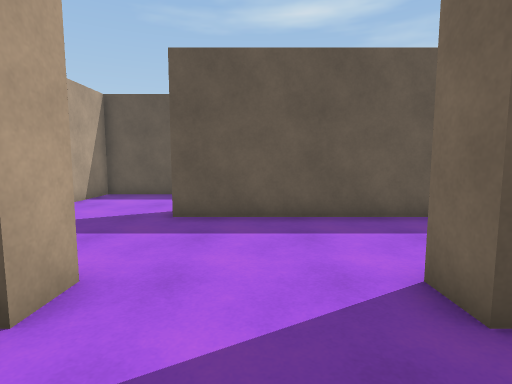
view 1 (above)

24 first-person views from a walk through a 3-D level made in the Unity game engine. The camera is 1.4 m above the floor, tilts 6° down and sees 80° across. The floor is counted in squares, 1 m on a side. Each view is taken from the middle of a square. On the plan, view 1 faces up. The plan holds only what a view shows up to about 14 squares ahead; the rest is blank. The place goes on beyond the plan. The player character is not drawn. Door leaves are left out, so doorways stand open. Surface patterns are stand-ins for the level's own textures.

view 2
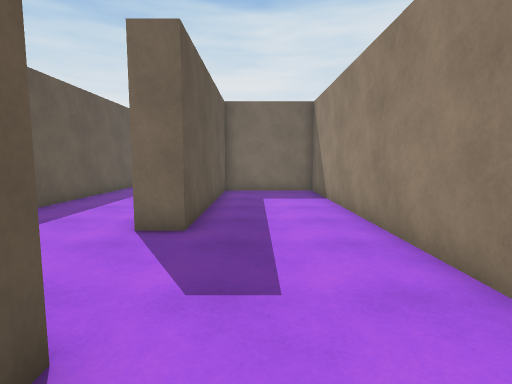

view 3
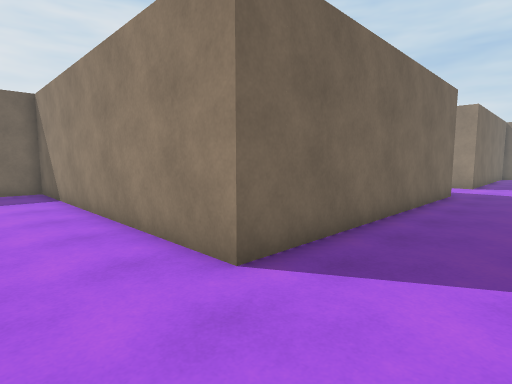

view 4
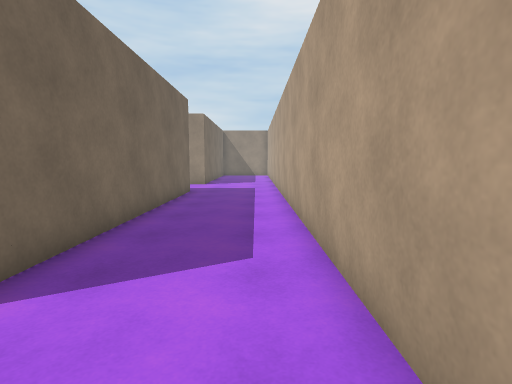

view 5
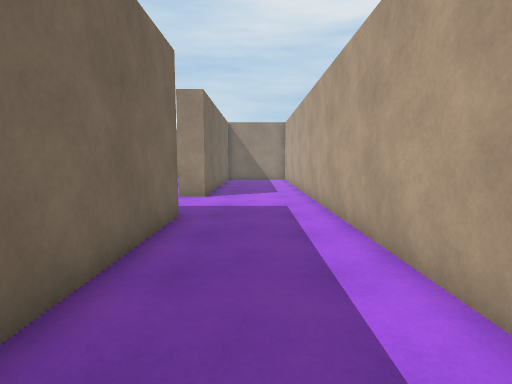

view 6
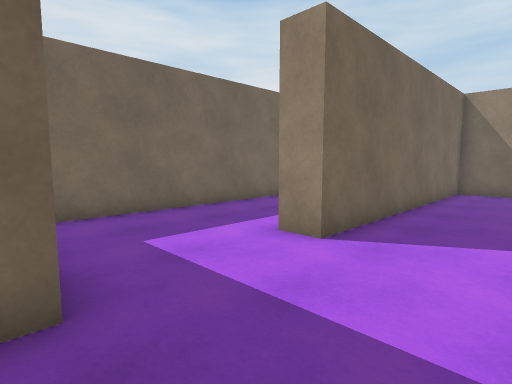

view 7
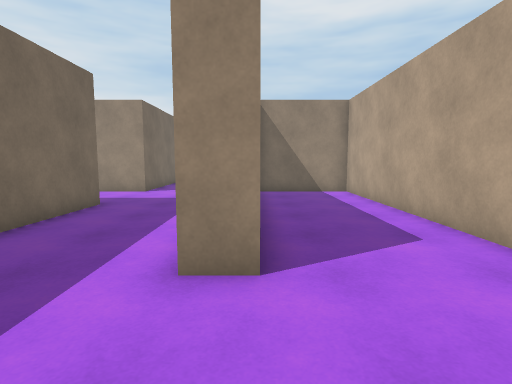

view 8
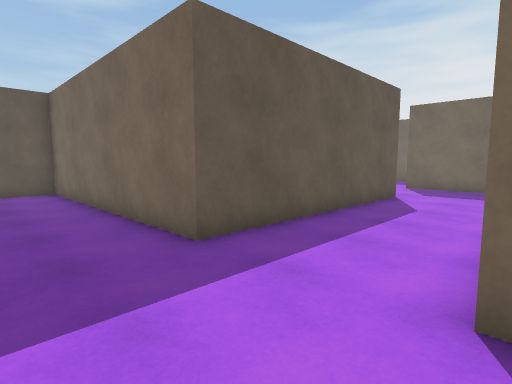

view 9
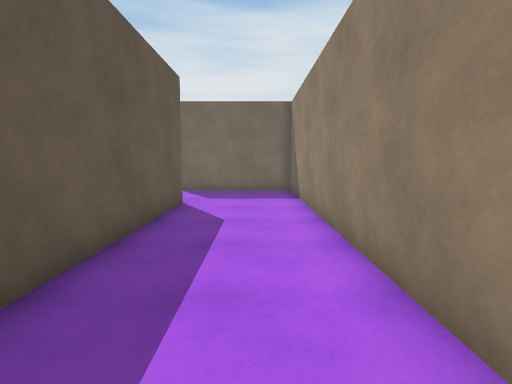

view 10
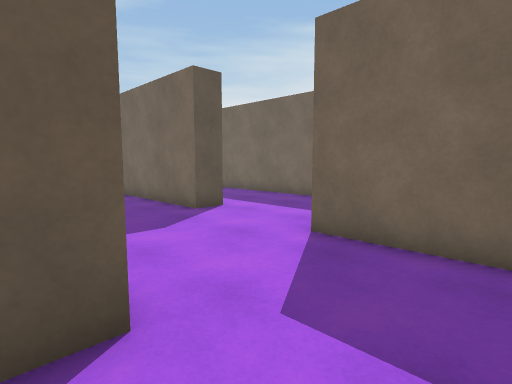

view 11
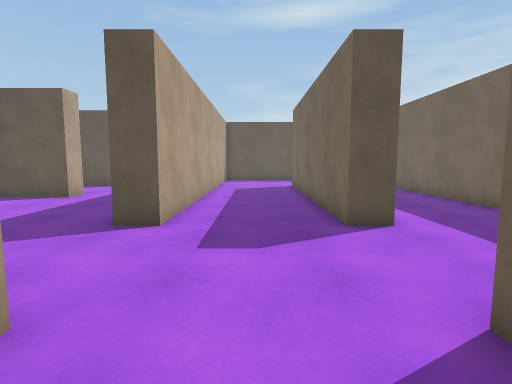

view 12
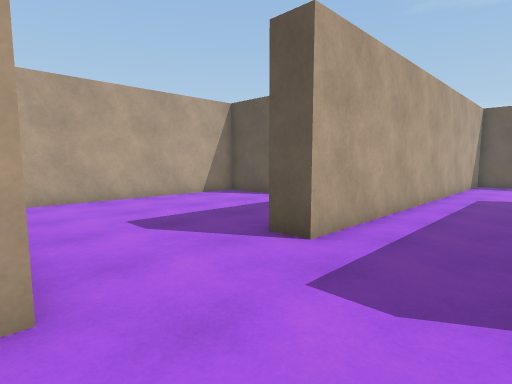

view 13
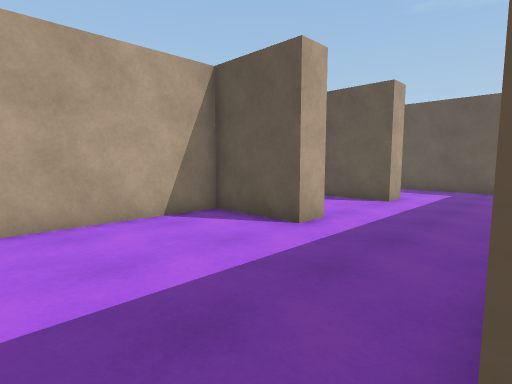

view 14
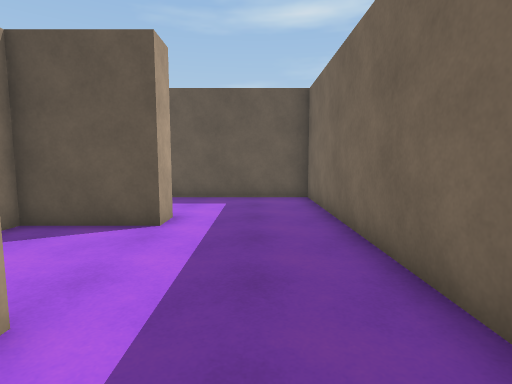

view 15
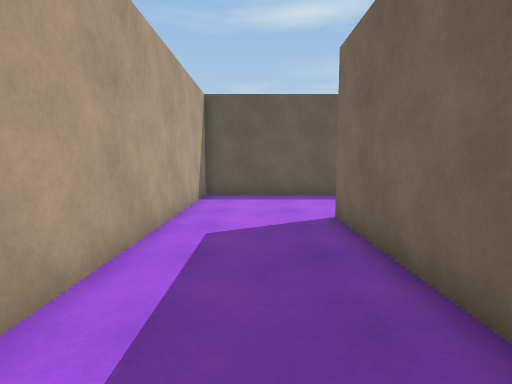

view 16
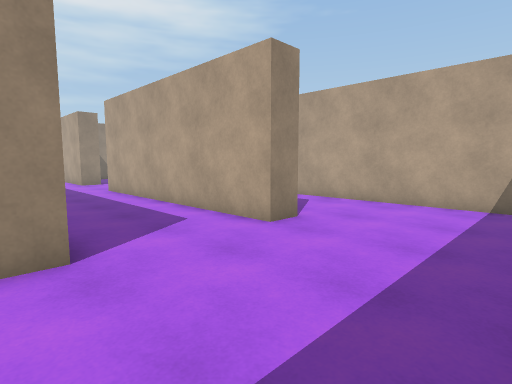

view 17
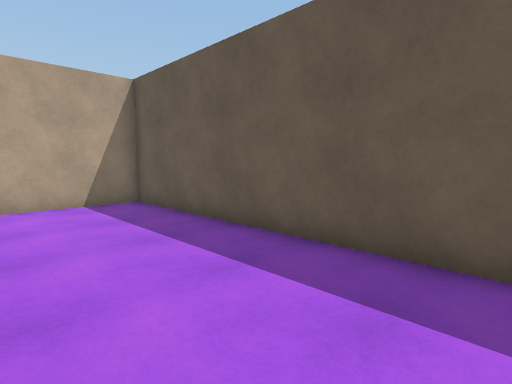

view 18
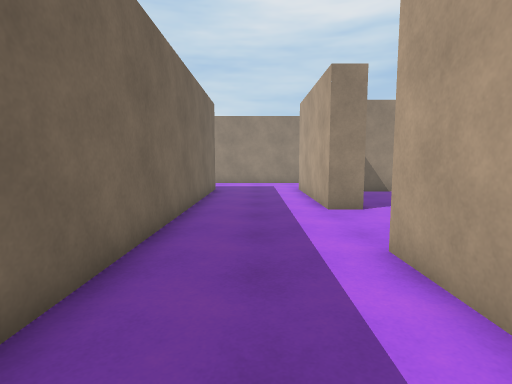

view 19
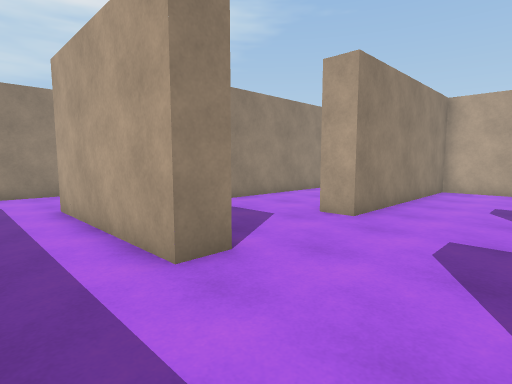

view 20
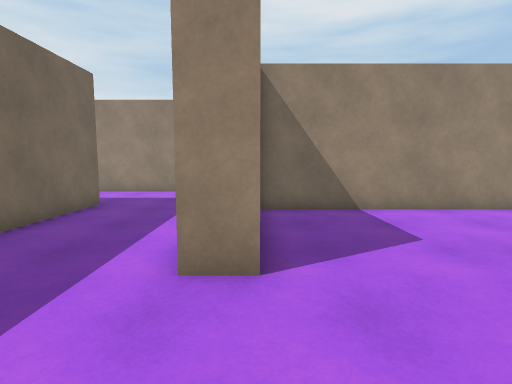

view 21
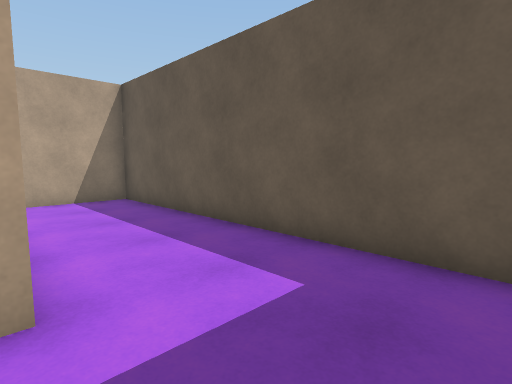

view 22
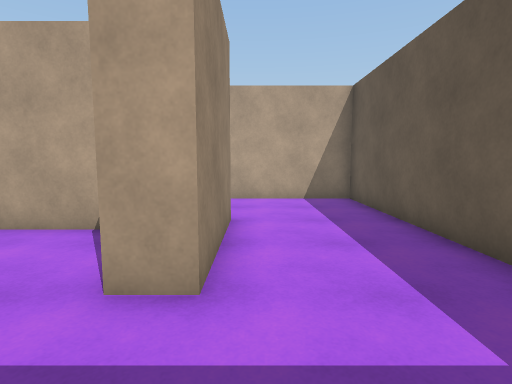

view 23
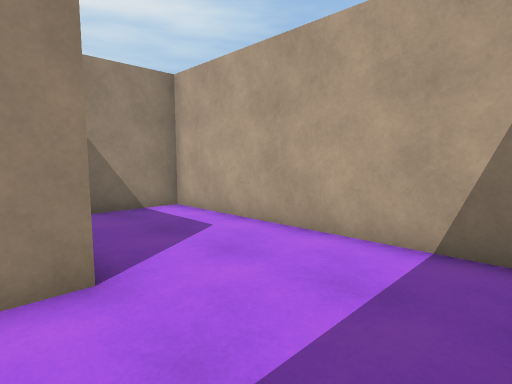

view 24
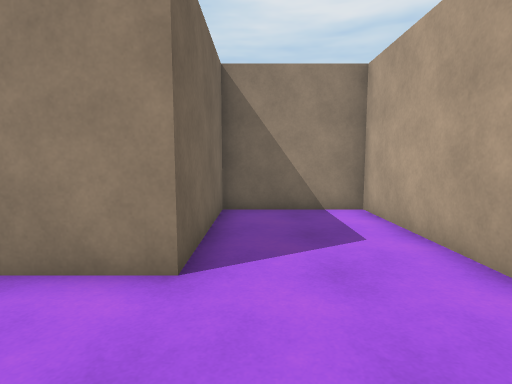

### Floor plan
Points are (right, up) in squares from view 1. A wall is a line through its corners. A room is listed if a view was taken in it or the views show most of it. See-through windows are left out.
Room 1 (views 1, 2, 3, 4, 5, 6, 7, 8, 9, 10, 11, 12, 13, 14, 15, 16, 17, 18, 19, 20, 21, 22, 23, 24)
walls: (7, -11.5) (7, -12.6) (4, -12.6) (4, -21.6) (12, -21.6) (12, -22.6) (2.9, -22.6) (2.9, -12.6) (1.2, -12.6); (11, -11.9) (11, -2.6) (-1.1, -2.6) (-1.1, -11.6) (2.9, -11.6) (2.9, -6.6) (7, -6.6) (7, -7.6) (4, -7.6) (4, -11.2); (16, -7.6) (16.9, -7.6) (16.9, -17.6) (16, -17.6) (16, -7.6); (-2.1, -12.6) (-2.1, -1.6) (9.9, -1.6) (9.9, 2.4) (2, 2.4) (2, 3.5); (20.9, -7.6) (21.8, -7.6); (-2, 3.5) (-2, 2.4) (-2.5, 2.4); (-6.1, -0.1) (-6.1, -26.6) (-2.1, -26.6) (-2.1, -16.6) (-1, -16.6); (10.1, 7.4) (-2.1, 7.4); (21.8, -2.6) (12, -2.6) (12, -17.6) (10.9, -17.6); (2.9, -27) (2.9, -26.6) (16, -26.6) (16, -21.6) (16.9, -21.6) (16.9, -27.5); (-3.4, 12.4) (-6.1, 12.4) (-6.1, 10); (20.9, -27.5) (20.9, -9.9)

Positions as (right, up) in squares from view 1, and headings:
1: (0, 0), facing up
2: (-4, 1), facing right
3: (-5, 1), facing down-right
4: (-5, 1), facing down
5: (-4, -5), facing down
6: (-5, -12), facing down-right
7: (-2, -13), facing down
8: (0, -27), facing up-right
9: (2, -25), facing right
10: (11, -25), facing up-right
11: (14, -24), facing up
12: (15, -22), facing up-left
13: (11, -18), facing up-left
14: (9, -14), facing up
15: (14, -15), facing up
16: (22, -3), facing down-left
17: (22, -7), facing up-left
18: (19, -13), facing down
19: (19, -18), facing down-left
20: (16, -18), facing down
21: (10, -7), facing up-left
22: (10, -6), facing left
23: (4, -3), facing down-left
24: (2, -3), facing down
